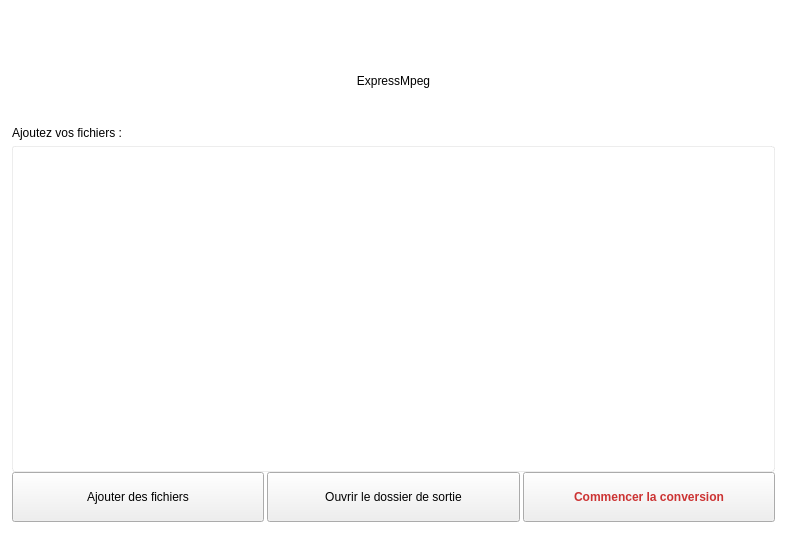
<?xml version="1.0" encoding="UTF-8"?>
<ui version="4.0">
 <class>Form</class>
 <widget class="QWidget" name="Form">
  <property name="geometry">
   <rect>
    <x>0</x>
    <y>0</y>
    <width>787</width>
    <height>537</height>
   </rect>
  </property>
  <property name="minimumSize">
   <size>
    <width>500</width>
    <height>0</height>
   </size>
  </property>
  <property name="acceptDrops">
   <bool>true</bool>
  </property>
  <property name="windowTitle">
   <string>Form</string>
  </property>
  <property name="windowIcon">
   <iconset>
    <normaloff>:/favicon/favicon.png</normaloff>:/favicon/favicon.png</iconset>
  </property>
  <property name="styleSheet">
   <string notr="true">QWidget#Form{background-color:transparent}</string>
  </property>
  <layout class="QVBoxLayout" name="verticalLayout">
   <property name="spacing">
    <number>0</number>
   </property>
   <property name="leftMargin">
    <number>0</number>
   </property>
   <property name="topMargin">
    <number>0</number>
   </property>
   <property name="rightMargin">
    <number>0</number>
   </property>
   <property name="bottomMargin">
    <number>0</number>
   </property>
   <item>
    <widget class="QFrame" name="frame">
     <property name="minimumSize">
      <size>
       <width>0</width>
       <height>32</height>
      </size>
     </property>
     <property name="maximumSize">
      <size>
       <width>100</width>
       <height>32</height>
      </size>
     </property>
     <property name="styleSheet">
      <string notr="true">QPushButton{
background-color: transparent;
border-style: None;
}

QPushButton::hover{
background-color: rgba(50,50,50,20);
}

QPushButton::pressed{
background-color: rgba(50,50,50,50);
}
</string>
     </property>
     <property name="frameShape">
      <enum>QFrame::NoFrame</enum>
     </property>
     <property name="frameShadow">
      <enum>QFrame::Plain</enum>
     </property>
     <property name="lineWidth">
      <number>0</number>
     </property>
     <layout class="QHBoxLayout" name="horizontalLayout_2">
      <property name="spacing">
       <number>0</number>
      </property>
      <property name="leftMargin">
       <number>0</number>
      </property>
      <property name="topMargin">
       <number>0</number>
      </property>
      <property name="rightMargin">
       <number>0</number>
      </property>
      <property name="bottomMargin">
       <number>0</number>
      </property>
      <item>
       <widget class="QFrame" name="frame_3">
        <property name="minimumSize">
         <size>
          <width>100</width>
          <height>0</height>
         </size>
        </property>
        <property name="maximumSize">
         <size>
          <width>100</width>
          <height>16777215</height>
         </size>
        </property>
        <property name="frameShape">
         <enum>QFrame::NoFrame</enum>
        </property>
        <property name="frameShadow">
         <enum>QFrame::Raised</enum>
        </property>
        <property name="lineWidth">
         <number>0</number>
        </property>
        <layout class="QHBoxLayout" name="horizontalLayout_3">
         <property name="spacing">
          <number>0</number>
         </property>
         <property name="leftMargin">
          <number>0</number>
         </property>
         <property name="topMargin">
          <number>0</number>
         </property>
         <property name="rightMargin">
          <number>0</number>
         </property>
         <property name="bottomMargin">
          <number>0</number>
         </property>
         <item>
          <widget class="QPushButton" name="settingsButton">
           <property name="sizePolicy">
            <sizepolicy hsizetype="Minimum" vsizetype="Minimum">
             <horstretch>0</horstretch>
             <verstretch>0</verstretch>
            </sizepolicy>
           </property>
           <property name="minimumSize">
            <size>
             <width>0</width>
             <height>0</height>
            </size>
           </property>
           <property name="maximumSize">
            <size>
             <width>50</width>
             <height>16777215</height>
            </size>
           </property>
           <property name="styleSheet">
            <string notr="true">font: 14pt &quot;Segoe UI&quot;;</string>
           </property>
           <property name="text">
            <string/>
           </property>
           <property name="icon">
            <iconset resource="source.qrc">
             <normaloff>:/root/src/settings.png</normaloff>:/root/src/settings.png</iconset>
           </property>
           <property name="iconSize">
            <size>
             <width>20</width>
             <height>20</height>
            </size>
           </property>
           <property name="shortcut">
            <string>F11</string>
           </property>
          </widget>
         </item>
         <item>
          <widget class="QPushButton" name="helpButton">
           <property name="sizePolicy">
            <sizepolicy hsizetype="Minimum" vsizetype="Minimum">
             <horstretch>0</horstretch>
             <verstretch>0</verstretch>
            </sizepolicy>
           </property>
           <property name="minimumSize">
            <size>
             <width>0</width>
             <height>0</height>
            </size>
           </property>
           <property name="maximumSize">
            <size>
             <width>50</width>
             <height>16777215</height>
            </size>
           </property>
           <property name="styleSheet">
            <string notr="true">font: 12pt &quot;Segoe UI&quot;;</string>
           </property>
           <property name="text">
            <string/>
           </property>
           <property name="icon">
            <iconset resource="source.qrc">
             <normaloff>:/root/src/help.png</normaloff>:/root/src/help.png</iconset>
           </property>
           <property name="iconSize">
            <size>
             <width>38</width>
             <height>21</height>
            </size>
           </property>
           <property name="shortcut">
            <string>F1</string>
           </property>
          </widget>
         </item>
        </layout>
       </widget>
      </item>
     </layout>
    </widget>
   </item>
   <item>
    <widget class="QFrame" name="frame_2">
     <property name="frameShape">
      <enum>QFrame::NoFrame</enum>
     </property>
     <property name="frameShadow">
      <enum>QFrame::Raised</enum>
     </property>
     <layout class="QVBoxLayout" name="verticalLayout_2">
      <property name="spacing">
       <number>0</number>
      </property>
      <property name="leftMargin">
       <number>12</number>
      </property>
      <property name="topMargin">
       <number>9</number>
      </property>
      <property name="rightMargin">
       <number>12</number>
      </property>
      <property name="bottomMargin">
       <number>12</number>
      </property>
      <item>
       <widget class="QLabel" name="label">
        <property name="minimumSize">
         <size>
          <width>0</width>
          <height>79</height>
         </size>
        </property>
        <property name="styleSheet">
         <string notr="true"/>
        </property>
        <property name="text">
         <string>ExpressMpeg</string>
        </property>
        <property name="alignment">
         <set>Qt::AlignCenter</set>
        </property>
       </widget>
      </item>
      <item>
       <spacer name="horizontalSpacer_3">
        <property name="orientation">
         <enum>Qt::Horizontal</enum>
        </property>
        <property name="sizeHint" stdset="0">
         <size>
          <width>40</width>
          <height>6</height>
         </size>
        </property>
       </spacer>
      </item>
      <item>
       <widget class="QLabel" name="label_3">
        <property name="styleSheet">
         <string notr="true"/>
        </property>
        <property name="text">
         <string>Ajoutez vos fichiers :</string>
        </property>
       </widget>
      </item>
      <item>
       <spacer name="horizontalSpacer">
        <property name="orientation">
         <enum>Qt::Horizontal</enum>
        </property>
        <property name="sizeHint" stdset="0">
         <size>
          <width>40</width>
          <height>6</height>
         </size>
        </property>
       </spacer>
      </item>
      <item>
       <widget class="QListWidget" name="listWidget">
        <property name="cursor" stdset="0">
         <cursorShape>ArrowCursor</cursorShape>
        </property>
        <property name="focusPolicy">
         <enum>Qt::ClickFocus</enum>
        </property>
        <property name="contextMenuPolicy">
         <enum>Qt::ActionsContextMenu</enum>
        </property>
        <property name="autoFillBackground">
         <bool>false</bool>
        </property>
        <property name="styleSheet">
         <string notr="true">QFrame#listWidget{
border-radius: 3px;
background-color: rgba(255, 255, 255, 150);
border-color: rgba(165, 165, 165, 50);
border-width: 1px;
border-style: solid;
}

QFrame#listWidget:hover{
background-color: rgba(250, 250, 250, 150);
}</string>
        </property>
        <property name="frameShape">
         <enum>QFrame::NoFrame</enum>
        </property>
        <property name="frameShadow">
         <enum>QFrame::Plain</enum>
        </property>
        <property name="lineWidth">
         <number>0</number>
        </property>
        <property name="editTriggers">
         <set>QAbstractItemView::NoEditTriggers</set>
        </property>
        <property name="showDropIndicator" stdset="0">
         <bool>false</bool>
        </property>
        <property name="dragEnabled">
         <bool>false</bool>
        </property>
        <property name="selectionMode">
         <enum>QAbstractItemView::ContiguousSelection</enum>
        </property>
        <property name="movement">
         <enum>QListView::Static</enum>
        </property>
        <property name="sortingEnabled">
         <bool>false</bool>
        </property>
       </widget>
      </item>
      <item>
       <widget class="QFrame" name="progressFrame">
        <property name="frameShape">
         <enum>QFrame::NoFrame</enum>
        </property>
        <property name="frameShadow">
         <enum>QFrame::Raised</enum>
        </property>
       </widget>
      </item>
      <item>
       <widget class="QFrame" name="frame_6">
        <property name="frameShape">
         <enum>QFrame::NoFrame</enum>
        </property>
        <property name="frameShadow">
         <enum>QFrame::Raised</enum>
        </property>
        <property name="lineWidth">
         <number>0</number>
        </property>
        <layout class="QGridLayout" name="gridLayout">
         <property name="leftMargin">
          <number>0</number>
         </property>
         <property name="topMargin">
          <number>0</number>
         </property>
         <property name="rightMargin">
          <number>0</number>
         </property>
         <property name="bottomMargin">
          <number>0</number>
         </property>
         <property name="spacing">
          <number>3</number>
         </property>
         <item row="0" column="0">
          <widget class="QPushButton" name="addButton">
           <property name="sizePolicy">
            <sizepolicy hsizetype="Minimum" vsizetype="Preferred">
             <horstretch>0</horstretch>
             <verstretch>0</verstretch>
            </sizepolicy>
           </property>
           <property name="minimumSize">
            <size>
             <width>80</width>
             <height>50</height>
            </size>
           </property>
           <property name="cursor">
            <cursorShape>PointingHandCursor</cursorShape>
           </property>
           <property name="toolTip">
            <string>Ajoutez vos fichiers (Ctrl+O)</string>
           </property>
           <property name="styleSheet">
            <string notr="true"/>
           </property>
           <property name="text">
            <string>Ajouter des fichiers</string>
           </property>
           <property name="iconSize">
            <size>
             <width>16</width>
             <height>16</height>
            </size>
           </property>
           <property name="shortcut">
            <string>Ctrl+O</string>
           </property>
           <property name="default">
            <bool>false</bool>
           </property>
          </widget>
         </item>
         <item row="0" column="1">
          <widget class="QPushButton" name="outButton">
           <property name="sizePolicy">
            <sizepolicy hsizetype="Minimum" vsizetype="Preferred">
             <horstretch>0</horstretch>
             <verstretch>0</verstretch>
            </sizepolicy>
           </property>
           <property name="minimumSize">
            <size>
             <width>0</width>
             <height>30</height>
            </size>
           </property>
           <property name="maximumSize">
            <size>
             <width>16777215</width>
             <height>16777215</height>
            </size>
           </property>
           <property name="font">
            <font>
             <bold>false</bold>
            </font>
           </property>
           <property name="cursor">
            <cursorShape>PointingHandCursor</cursorShape>
           </property>
           <property name="toolTip">
            <string>Ouvrez le dossier de sortie (Ctrl+K)</string>
           </property>
           <property name="styleSheet">
            <string notr="true"/>
           </property>
           <property name="text">
            <string>Ouvrir le dossier de sortie</string>
           </property>
           <property name="iconSize">
            <size>
             <width>18</width>
             <height>18</height>
            </size>
           </property>
           <property name="shortcut">
            <string>Ctrl+K</string>
           </property>
           <property name="default">
            <bool>false</bool>
           </property>
           <property name="flat">
            <bool>false</bool>
           </property>
          </widget>
         </item>
         <item row="0" column="2">
          <widget class="QPushButton" name="startButton">
           <property name="sizePolicy">
            <sizepolicy hsizetype="Minimum" vsizetype="Minimum">
             <horstretch>0</horstretch>
             <verstretch>0</verstretch>
            </sizepolicy>
           </property>
           <property name="minimumSize">
            <size>
             <width>0</width>
             <height>0</height>
            </size>
           </property>
           <property name="maximumSize">
            <size>
             <width>16777215</width>
             <height>16777215</height>
            </size>
           </property>
           <property name="font">
            <font>
             <bold>true</bold>
            </font>
           </property>
           <property name="cursor">
            <cursorShape>PointingHandCursor</cursorShape>
           </property>
           <property name="toolTip">
            <string>Appuyez pour commencer (Ctrl+R)</string>
           </property>
           <property name="styleSheet">
            <string notr="true">QPushButton {
                color: #CC3333;
}</string>
           </property>
           <property name="text">
            <string>Commencer la conversion</string>
           </property>
           <property name="iconSize">
            <size>
             <width>60</width>
             <height>60</height>
            </size>
           </property>
           <property name="shortcut">
            <string>Ctrl+R</string>
           </property>
           <property name="checkable">
            <bool>false</bool>
           </property>
           <property name="checked">
            <bool>false</bool>
           </property>
          </widget>
         </item>
        </layout>
       </widget>
      </item>
      <item>
       <spacer name="horizontalSpacer_2">
        <property name="orientation">
         <enum>Qt::Horizontal</enum>
        </property>
        <property name="sizeHint" stdset="0">
         <size>
          <width>40</width>
          <height>3</height>
         </size>
        </property>
       </spacer>
      </item>
     </layout>
    </widget>
   </item>
  </layout>
 </widget>
 <resources>
  <include location="source.qrc"/>
 </resources>
 <connections/>
</ui>
